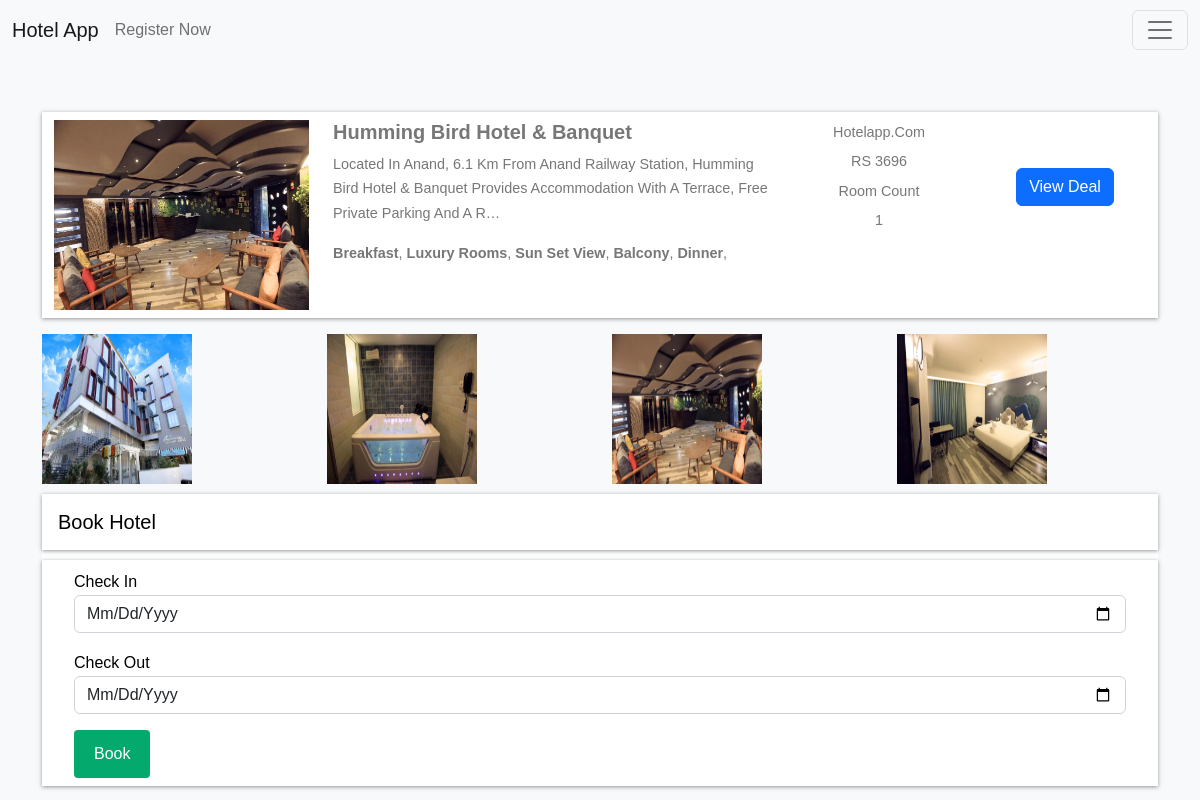
/hotel-detail/38fbcd711f8d4b669eb4b3b9dcf4bed9/ (signed in), run on the app's committed database.
### home/models.py (models this page shows, shortened)
class BaseModel(models.Model):
    uid = models.UUIDField(default=uuid.uuid4   , editable=False , primary_key=True)
    created_at = models.DateField(auto_now_add=True)
    updated_at = models.DateField(auto_now_add=True)
    class Meta:
        abstract = True

class Hotel(BaseModel):
    hotel_name= models.CharField(max_length=100)
    hotel_price = models.IntegerField()
    description = models.TextField()
    amenities = models.ManyToManyField(Amenities)
    room_count = models.IntegerField(default=10)

class HotelImages(BaseModel):
    hotel= models.ForeignKey(Hotel ,related_name="images", on_delete=models.CASCADE)
    images = models.ImageField(upload_to="hotels")

class Amenities(BaseModel):
    amenity_name = models.CharField(max_length=100)

### home/views.py (the view, shortened to what this page needs)
# urls.py: path('hotel-detail/<uid>/' , hotel_detail , name="hotel_detail"),
def hotel_detail(request,uid):
    hotel_obj = Hotel.objects.get(uid = uid)
    return render(request , 'hotel_detail.html' ,{
        'hotels_obj' :hotel_obj
    })

### home/templates/hotel_detail.html (shortened to what this page needs)
{% extends "base.html" %}
{%  block start %}
<div class="container mt-5 pt-5">
    <div class="row search-card-result">
        <div class="col-md-3">
        <a href="/hotel-detail/{{hotels_obj.uid}}">
            <img class="img-fluid" src="/media/{{hotels_obj.images.first.images}}" alt="Card image cap">
        </a></div>
        <div class="col-md-5">
            <h5>{{hotels_obj.hotel_name}}</h5>
            <p>
                {{hotels_obj.description|truncatechars:150}}
            </p>
            <p>
                {%for amenitie in hotels_obj.amenities.all %}
                <b>{{amenitie.amenity_name}}</b>,
                {% endfor %}
            </p>
        </div>
        <div class="col-md-2 border-left text-center more-offers">
            <p>hotelapp.com</p>
            <p>RS {{hotels_obj.hotel_price}}</p>
            <p>Room Count</p>
            <p>{{hotels_obj.room_count}}</p>
        </div>
        <div class="col-md-2 border-left text-center more-offers">
        <a href="/payment/" class="btn btn-primary mt-5 " target="_blank">View deal</a></div>
    </div>
    <div class="row">
        {% for image in hotels_obj.images.all %}
        <div class="col-md-3">
            <img src="/media/{{image.images}}" style="height: 150px ; width:150px">
        </div>
        {% endfor %}
    </div>
    {% if request.user.is_authenticated %}
    <div class="filter-card">
        <h5>Book Hotel</h5>
        <form method="post">
            <div class="row form-group">
                <div class="col-md-12">
                    <label for="mintopay">Check in</label>
                    <p>
                        <input type="date" name="checkin" id="checkin" class="form-control">
                    </p>
                </div>
                <div class="col-md-12">
                    <label for="maxtopay">Check out</label>
                    <p>
                        <input type="date" name="checkout" id="checkout" class="form-control">
                    </p>
                </div>
            </div>
            <div class="row form-group">
                <div class="col-md-12">
                    <input type="submit" class="btn btn-primary btn-block" value="Book">
                </div>
            </div>
        </form>
    </div>
    {% else %}
    <a href="/login/" class="btn btn-primary mt-5 ">Login</a>
    {% endif %}
</div>
{% endblock %}

### home/templates/base.html (style rules this page uses)
body { font-family: "Lato", Arial, sans-serif; font-weight: 400; font-size: 16px; line-height: 1.7; background: #fff; color: #777; }
.search-card-result { box-shadow: 0px 1px 4px rgba(41, 51, 57, 0.5); margin: 1rem 0; padding: 0.5rem 0; background-color: #fff; }
.search-card-result img { height: 190px; }
.search-card-result h5 { font-style: 1.1rem; font-weight: 700; }
.search-card-result p { font-size: 0.9rem; }
.search-card-result .more-offers p { margin-bottom: 0.3rem; }
.filter-card { padding: 0; background: #fff; color: black; }
.filter-card h5 { margin: 10px 0; padding: 1rem; box-shadow: 0px 1px 4px rgba(41, 51, 57, 0.5); color: #000; }
.filter-card form { box-shadow: 0px 1px 4px rgba(41, 51, 57, 0.5); padding: 0.5rem 2rem; }
.text-center { text-align: center!important; }
* { font-family: 'Poppins', sans-serif; margin:0; padding:0; box-sizing: border-box; outline: none; border:none; text-transform: capitalize; transition: all .2s linear; }
body { font-family: Arial, Helvetica, sans-serif; }
* { box-sizing: border-box; }
input[type=submit] { background-color: #04AA6D; color: white; padding: 12px 20px; border: none; border-radius: 4px; cursor: pointer; }

### data on the page
Hotel: images.first.images (picture), hotel_name "Humming Bird Hotel & Banquet", description "Located In Anand, 6.1 Km From Anand Railway Station, Humming Bird Hotel & Banquet Provides Accommodation With A Terrace, Free Private Parking And A R…", hotel_price "3696", room_count "1"
Amenities: amenity_name "Breakfast"
Amenities: amenity_name "Luxury Rooms"
Amenities: amenity_name "Sun Set View"
Amenities: amenity_name "Balcony"
Amenities: amenity_name "Dinner"
HotelImages: images (picture)
HotelImages: images (picture)
HotelImages: images (picture)
HotelImages: images (picture)
